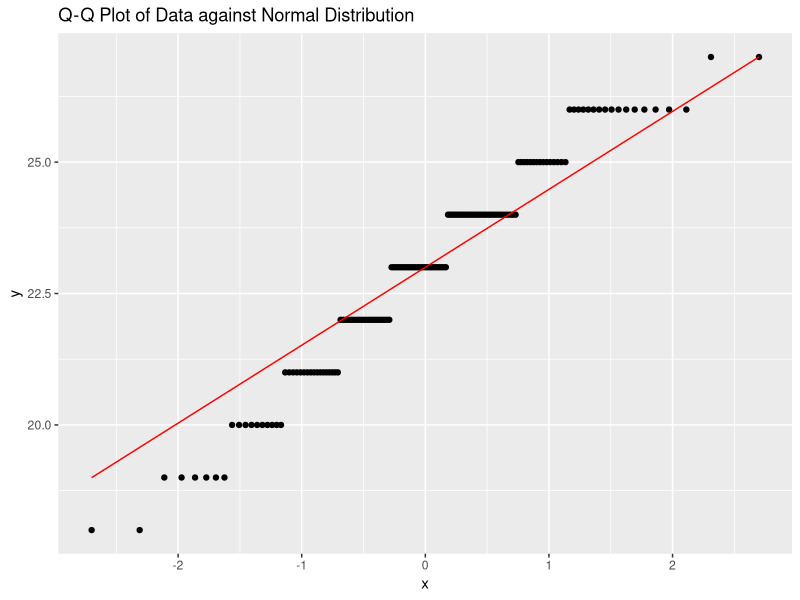
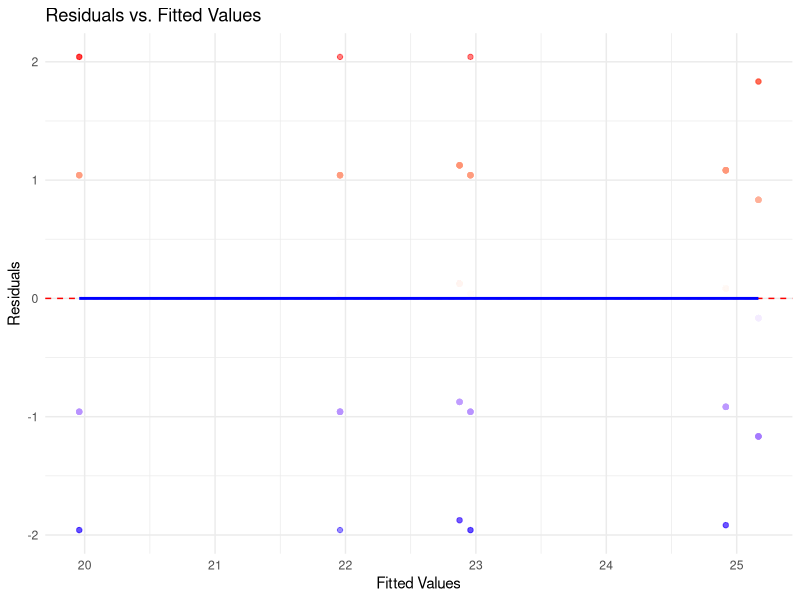
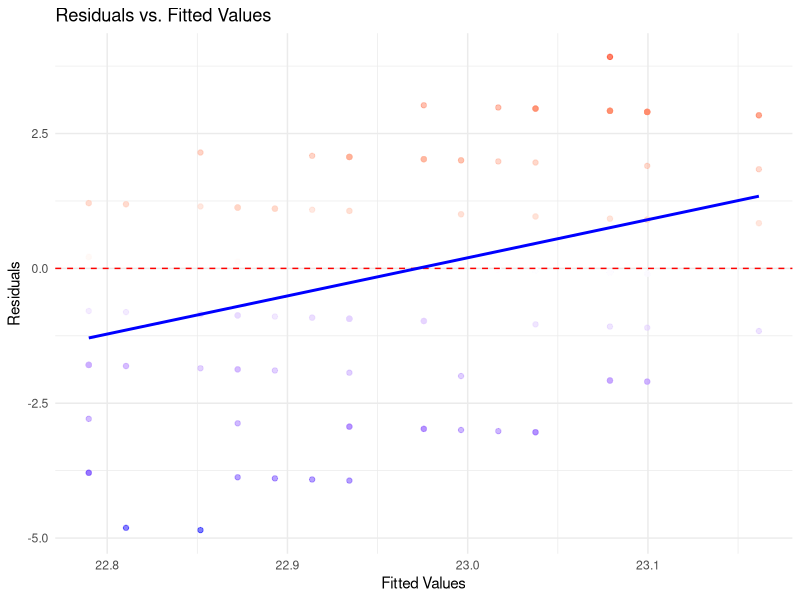
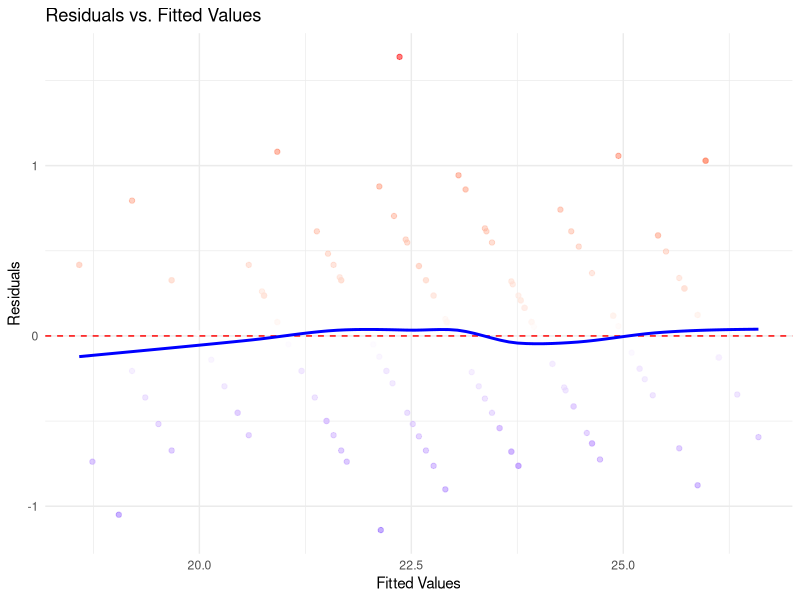
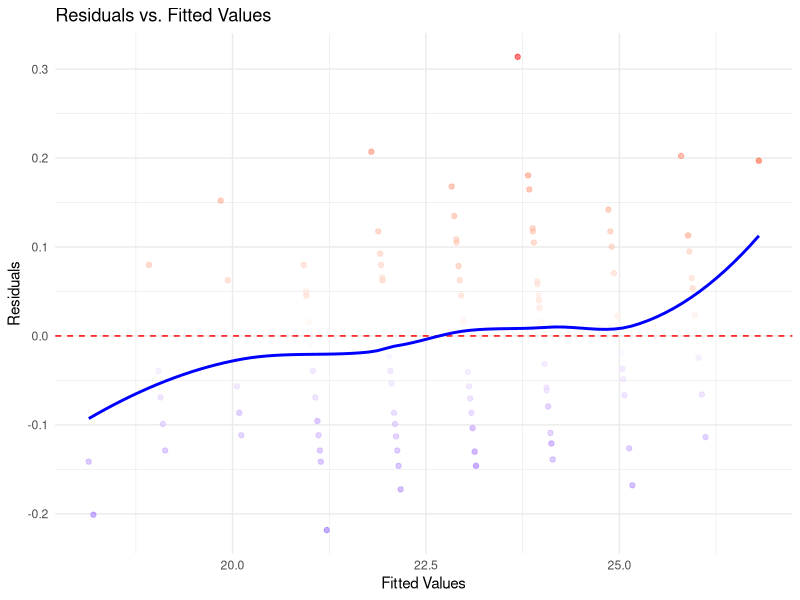

These figures' R source, in order: (Note: this script raises an error after producing the figures.)
# you may have to download C++ and cmake to get this to work
install.packages(c("dplyr", "ggplot2"))
if (!requireNamespace("lme4", quietly = TRUE)) install.packages("lme4")
install.packages("nlme", dependencies = TRUE)
install.packages("lmerTest")


## Load Libraries

library(lme4)
library(lmerTest)
library(nlme)
library(dplyr)
library(ggplot2)


##################################################
#### Example 1: Penicillin Data Hierarchical model
##################################################

data(Penicillin)
View(Penicillin)

#### Data Exploration
str(Penicillin)

ggplot(data = Penicillin, aes(sample = diameter)) +
  stat_qq() +
  stat_qq_line(color = "red") +
  ggtitle("Q-Q Plot of Data against Normal Distribution")

# Fit a mixed-effects model

#########
# Model 1
#########

model1 <- lm(diameter ~ sample, data=Penicillin)
summary(model1)
AIC(model1)

df_residuals <- data.frame(
  Fitted = fitted(model1),
  Residuals = resid(model1)
)

# Plotting residuals vs fitted values using ggplot2
ggplot(df_residuals, aes(x = Fitted, y = Residuals)) +
  geom_point(aes(color = Residuals), alpha = 0.5) +  # Scatter plot of residuals
  geom_hline(yintercept = 0, linetype = "dashed", color = "red") +  # Horizontal line at 0
  geom_smooth(method = "loess", color = "blue", se = FALSE) +  # Add a LOESS smoothed line
  labs(title = "Residuals vs. Fitted Values",
       x = "Fitted Values", y = "Residuals") +
  theme_minimal() +
  scale_color_gradient2(low = "blue", high = "red", mid = "white", midpoint = 0) +
  theme(legend.position = "none")  # Remove legend for color

#########
# Model 2
#########

model2 <- lme(diameter ~ 1, data=Penicillin, random=~1|plate)
summary(model2)

df_residuals <- data.frame(
  Fitted = fitted(model2),
  Residuals = resid(model2)
)

# Plotting residuals vs fitted values using ggplot2
ggplot(df_residuals, aes(x = Fitted, y = Residuals)) +
  geom_point(aes(color = Residuals), alpha = 0.5) +  # Scatter plot of residuals
  geom_hline(yintercept = 0, linetype = "dashed", color = "red") +  # Horizontal line at 0
  geom_smooth(method = "loess", color = "blue", se = FALSE) +  # Add a LOESS smoothed line
  labs(title = "Residuals vs. Fitted Values",
       x = "Fitted Values", y = "Residuals") +
  theme_minimal() +
  scale_color_gradient2(low = "blue", high = "red", mid = "white", midpoint = 0) +
  theme(legend.position = "none")  # Remove legend for color

#########
# Model 3
#########

model3 <- lme(diameter ~ sample, data=Penicillin, random=~1|plate)
summary(model3)

df_residuals <- data.frame(
  Fitted = fitted(model3),
  Residuals = resid(model3)
)

# Plotting residuals vs fitted values using ggplot2
ggplot(df_residuals, aes(x = Fitted, y = Residuals)) +
  geom_point(aes(color = Residuals), alpha = 0.5) +  # Scatter plot of residuals
  geom_hline(yintercept = 0, linetype = "dashed", color = "red") +  # Horizontal line at 0
  geom_smooth(method = "loess", color = "blue", se = FALSE) +  # Add a LOESS smoothed line
  labs(title = "Residuals vs. Fitted Values",
       x = "Fitted Values", y = "Residuals") +
  theme_minimal() +
  scale_color_gradient2(low = "blue", high = "red", mid = "white", midpoint = 0) +
  theme(legend.position = "none")  # Remove legend for color

model4 <- lme(diameter ~ sample, data=Penicillin, random=~1|plate/sample)
summary(model4)

df_residuals <- data.frame(
  Fitted = fitted(model4),
  Residuals = resid(model4)
)

# Plotting residuals vs fitted values using ggplot2
ggplot(df_residuals, aes(x = Fitted, y = Residuals)) +
  geom_point(aes(color = Residuals), alpha = 0.5) +  # Scatter plot of residuals
  geom_hline(yintercept = 0, linetype = "dashed", color = "red") +  # Horizontal line at 0
  geom_smooth(method = "loess", color = "blue", se = FALSE) +  # Add a LOESS smoothed line
  labs(title = "Residuals vs. Fitted Values",
       x = "Fitted Values", y = "Residuals") +
  theme_minimal() +
  scale_color_gradient2(low = "blue", high = "red", mid = "white", midpoint = 0) +
  theme(legend.position = "none")  # Remove legend for color

##################################################
#### Example 2: Continue the school Example ######
##################################################



##### View Our Data

View(school_df)

ggplot(data = school_df, aes(sample = test_scores)) +
  stat_qq() +
  stat_qq_line(color = "red") +
  ggtitle("Q-Q Plot of Data against Normal Distribution")

#### Build and evaluate an lm
# Model 1
linear_model_school <- lm(test_scores ~ intervention  + school + time + individual_id, data=school_df)
b <- summary(linear_model_school)
b
anova(linear_model_school)
AIC(linear_model_school)
BIC(linear_model_school)
b$r.squared

###
df_residuals <- data.frame(
  Fitted = fitted(linear_model_school),
  Residuals = resid(linear_model_school)
)

# Plotting residuals vs fitted values using ggplot2
ggplot(df_residuals, aes(x = Fitted, y = Residuals)) +
  geom_point(aes(color = Residuals), alpha = 0.5) +  # Scatter plot of residuals
  geom_hline(yintercept = 0, linetype = "dashed", color = "red") +  # Horizontal line at 0
  geom_smooth(method = "loess", color = "blue", se = FALSE) +  # Add a LOESS smoothed line
  labs(title = "Residuals vs. Fitted Values",
       x = "Fitted Values", y = "Residuals") +
  theme_minimal() +
  scale_color_gradient2(low = "blue", high = "red", mid = "white", midpoint = 0) +
  theme(legend.position = "none")  # Remove legend for color


# Model 2
lmm_school <- lmer(test_scores ~ intervention  + (1|school)+ (1 | school:individual_id), data = school_df) #
lmm_sum <- summary(lmm_school)
lmm_sum
anova(lmm_school)
AIC(lmm_school)
BIC(lmm_school)
lmm_sum$AICtab

###
df_residuals_lmm <- data.frame(
  Fitted = fitted(lmm_school),
  Residuals = resid(lmm_school)
)

# Plotting residuals vs fitted values using ggplot2
ggplot(df_residuals_lmm, aes(x = Fitted, y = Residuals)) +
  geom_point(aes(color = Residuals), alpha = 0.5) +  # Scatter plot of residuals
  geom_hline(yintercept = 0, linetype = "dashed", color = "red") +  # Horizontal line at 0
  geom_smooth(method = "loess", color = "blue", se = FALSE) +  # Add a LOESS smoothed line
  labs(title = "Residuals vs. Fitted Values",
       x = "Fitted Values", y = "Residuals") +
  theme_minimal() +
  scale_color_gradient2(low = "blue", high = "red", mid = "white", midpoint = 0) +
  theme(legend.position = "none")  # Remove legend for color


######################################
## One more example: Longitudinal Data
######################################

# Load the sleepstudy dataset
data("sleepstudy", package = "lme4")

ggplot(data = sleepstudy, aes(sample = Reaction)) +
  stat_qq() +
  stat_qq_line(color = "red") +
  ggtitle("Q-Q Plot of Data against Normal Distribution")


model1 <- lmer(Reaction ~ (1 | Subject), data = sleepstudy)

summary(model1)

model2 <- lmer(Reaction ~ Days+ (1 | Subject), data = sleepstudy)

summary(model2)

anova(model1, model2)
